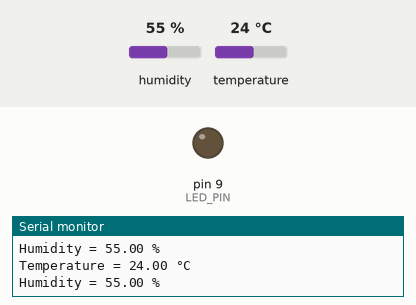
Simulated run of this sketch. Board: Arduino Uno, built with avr-gcc and run on an emulated ATmega328P. Shown: output pins drawn as LEDs (lit = HIGH), the last lines printed to the serial monitor. Dashed ring = blinking. Inputs (shaded band) come from the test bench; at power-on: temperature 24 °C, humidity 55 %.

Above: at 1.8 s.
1.9 s: temperature set to 29 °C
3.4 s: temperature set to 32 °C
At 4.5 s:
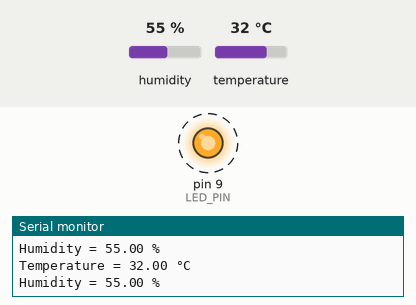
7.5 s: temperature set to 12 °C
At 8.3 s:
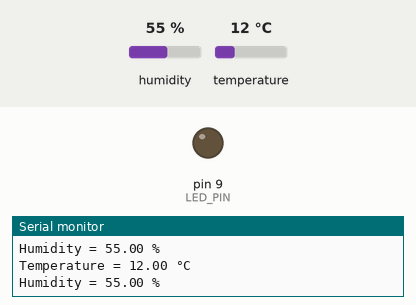
9.0 s: temperature set to 33 °C
At 10.9 s:
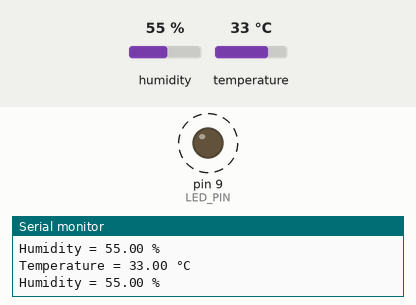
Timing chart, 0 to 14.1 s (numbered marks = the images above; inputs shaded):
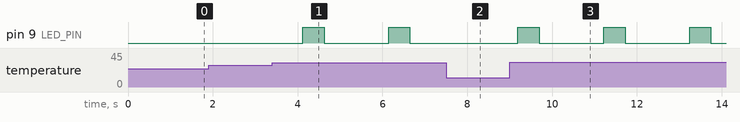

Measured:
- the behaviour switches between 30 and 31 °C on temperature (found by bisection; images 0 and 1)
- after the input at 3.4 s, pin 9 (LED_PIN): alternates HIGH for 0.50 s and LOW for 1.5 s, starting after 0.72 s
- after the input at 7.5 s, pin 9 (LED_PIN): stays LOW (without the input it goes to HIGH after 0.67 s)
- after the input at 9.0 s, pin 9 (LED_PIN): alternates HIGH for 0.50 s and LOW for 1.5 s, starting after 0.19 s

The sketch:

temperature_sensor_threshold_value.ino
```cpp
#include <dht.h>

dht DHT; // Create an instance of the DHT class

#define DHT11_PIN 7    // Define the pin where the DHT11 sensor is connected
#define LED_PIN 9      // Define the pin where the LED is connected
#define TEMP_THRESHOLD 30 // Define the temperature threshold (in °C)

void setup() {
  Serial.begin(9600); // Start serial communication at 9600 bps
  pinMode(LED_PIN, OUTPUT); // Set the LED pin as an output
}

void loop() {
  int chk = DHT.read11(DHT11_PIN); // Read data from the DHT11 sensor

  // Check if the reading was successful
  if (chk == DHTLIB_OK) {
    Serial.print("Temperature = ");
    Serial.print(DHT.temperature); // Print the temperature
    Serial.println(" °C"); // Append degree Celsius

    Serial.print("Humidity = ");
    Serial.print(DHT.humidity); // Print the humidity
    Serial.println(" %"); // Append percentage

    // Check if temperature exceeds the threshold
    if (DHT.temperature > TEMP_THRESHOLD) {
      // Blink the LED
      digitalWrite(LED_PIN, HIGH); // Turn the LED on
      delay(500);                  // Keep the LED on for 500 milliseconds
      digitalWrite(LED_PIN, LOW);  // Turn the LED off
      delay(500);                  // Keep the LED off for 500 milliseconds
    } else {
      digitalWrite(LED_PIN, LOW); // Ensure the LED is off if below threshold
    }
  } else {
    Serial.println("Error reading from DHT11 sensor!"); // Print error message
  }

  delay(1000); // Wait for a second before the next reading
}
```
